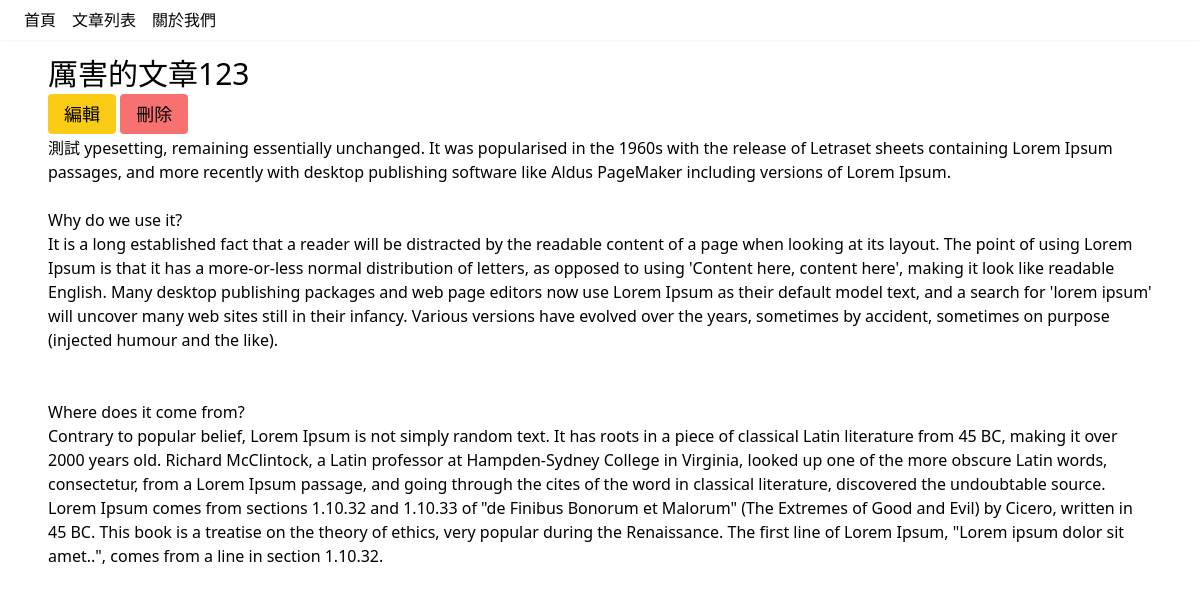
Screenshot of /posts/15 with the database file from the repository.
### models/post.py (models this page shows)
class Post(db.Model):
    __tablename__ = "posts"
    id = mapped_column(Integer, primary_key=True, autoincrement=True)
    title = mapped_column(String, nullable=False)
    content = mapped_column(String)

### apps/post/views.py (the view)
@post_bp.route("/posts/<int:id>")
def show(id):
    post = Post.query.get_or_404(id)
    return render_template("posts/show.jinja", post=post)

### templates/posts/show.jinja
{% extends "layouts/normal.jinja" %}
{% block content %}
  <h1 class="text-3xl my-2">{{ post.title }}</h1>
  <a href="{{ url_for('post.edit', id=post.id) }}" class="bg-yellow-400 px-4 py-2 rounded text-lg">編輯</a>
  <a href="" class="bg-red-400 px-4 py-2 rounded text-lg">刪除</a>
  <article class="my-2">
    {{ post.content|replace('\n', '<br />') }}
  </article>
{% endblock %}

### rows the page displays
Post: title "厲害的文章123", content "測試 ypesetting, remaining essentially unchanged. It was popularised in the 1960s with the release of Letraset sheets containing Lorem Ipsum passages, and more recently with desktop publishing software like Aldus PageMaker including versions of Lorem Ipsum. Why do we use it? It is a long established fact that a reader will be distracted by the readable content of a page when looking at its layout. The point of using Lorem Ipsum is that it has a more-or-less normal distribution of letters, as opposed to using 'Content here, content here', making it look like readable English. Many desktop publishing packages and web page editors now use Lorem Ipsum as their default model text, and a search for…"
